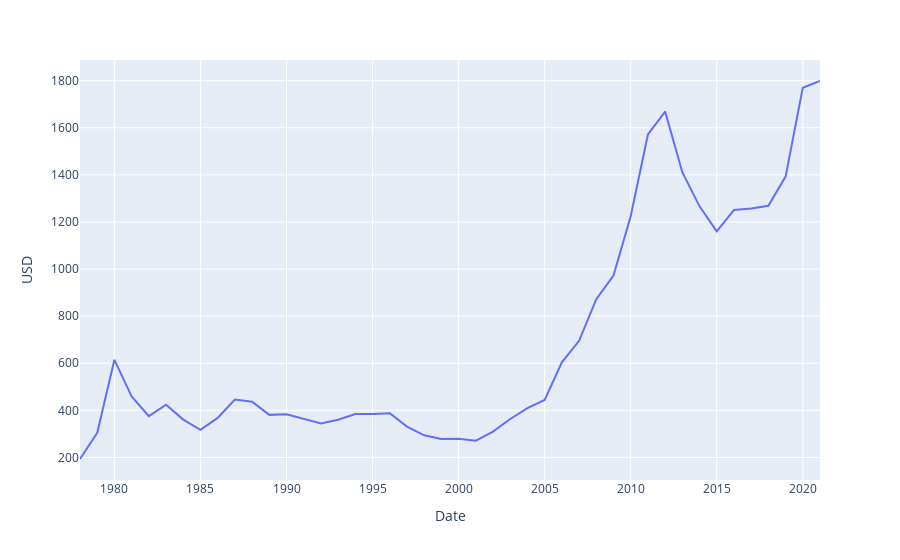
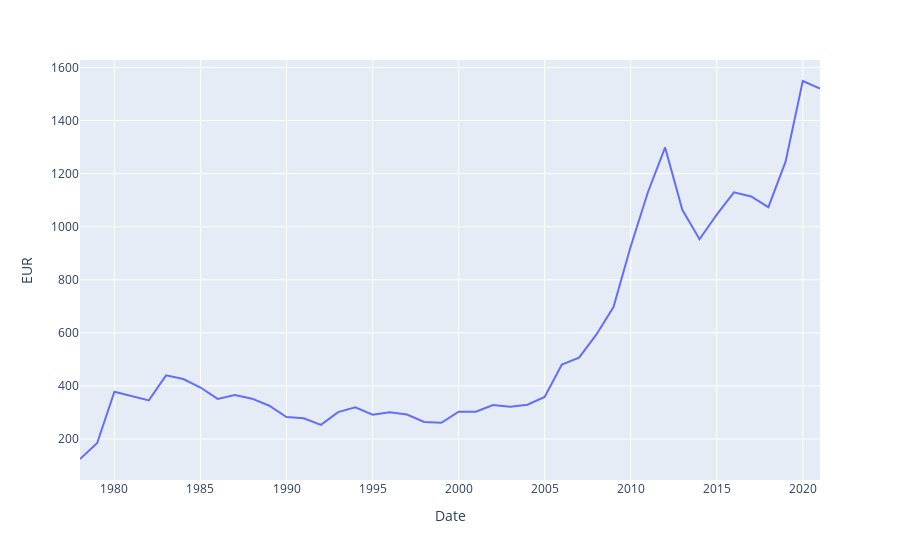
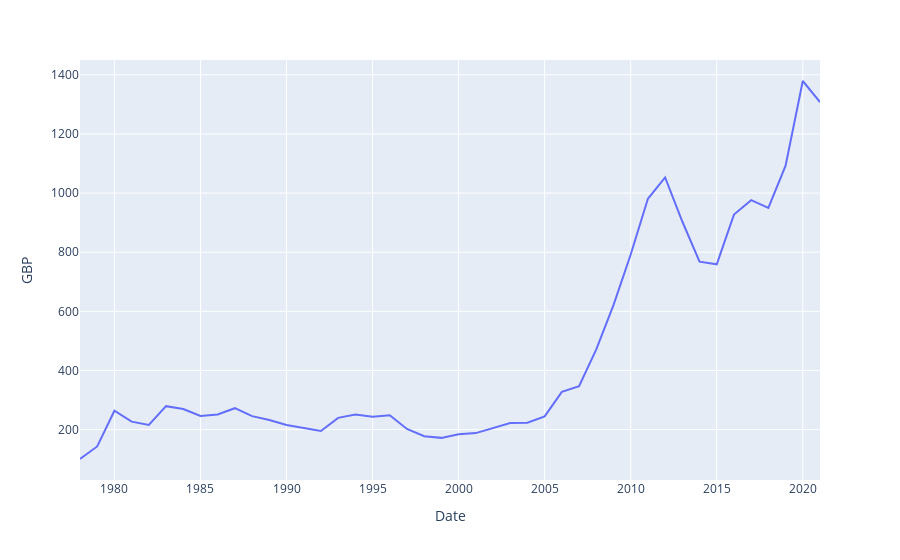
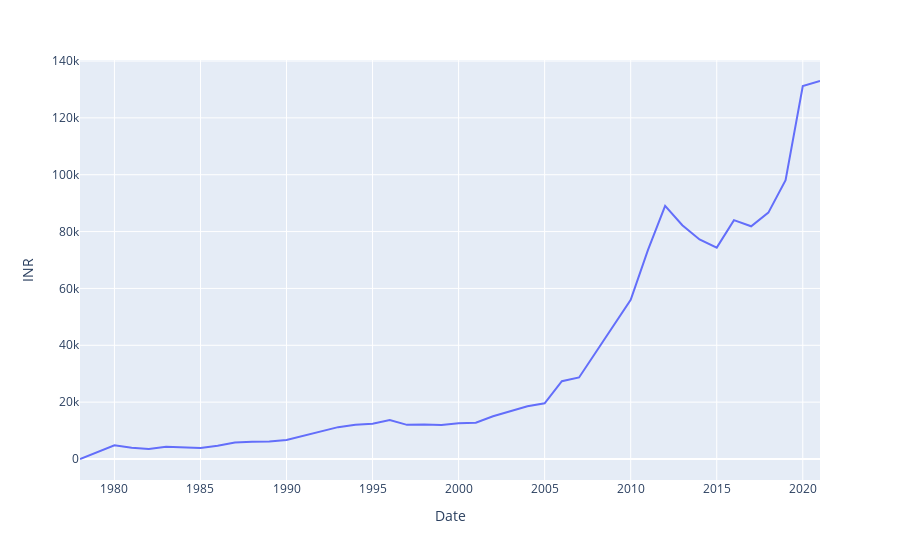

The notebook cell these images were saved under, in order:
### Markdown cell above
#############################################################################

### Code cell
for i in currency:
    fig = px.line(annual, x='Date', y=i)
    fig.show()

### Figure 1 — Plotly figure (JSON) as saved in the notebook; plotly's stock layout.template omitted (floating-point values rounded to 4 significant figures)
{"data": [{"hovertemplate": "Date=%{x}<br>USD=%{y}<extra></extra>", "legendgroup": "", "line": {"color": "#636efa", "dash": "solid"}, "marker": {"symbol": "circle"}, "mode": "lines", "name": "", "orientation": "v", "showlegend": false, "type": "scatter", "x": [1978, 1979, 1980, 1981, 1982, 1983, 1984, 1985, 1986, 1987, 1988, 1989, 1990, 1991, 1992, 1993, 1994, 1995, 1996, 1997, 1998, 1999, 2000, 2001, 2002, 2003, 2004, 2005, 2006, 2007, 2008, 2009, 2010, 2011, 2012, 2013, 2014, 2015, 2016, 2017, 2018, 2019, 2020, 2021], "xaxis": "x", "y": [193.4, 304.7, 614.5, 459.3, 375.3, 423.7, 360.8, 317.3, 367.9, 446.2, 436.9, 380.8, 383.6, 362.3, 343.9, 359.8, 384.1, 384.1, 387.9, 331.3, 294.1, 278.6, 279.1, 271.0, 309.7, 363.3, 409.2, 444.4, 603.8, 695.4, 872.0, 972.4, 1225.0, 1572.0, 1669.0, 1411.0, 1266.0, 1160.0, 1251.0, 1257.0, 1268.0, 1393.0, 1770.0, 1799.0], "yaxis": "y"}], "layout": {"legend": {"tracegroupgap": 0}, "margin": {"t": 60}, "xaxis": {"anchor": "y", "domain": [0, 1], "title": {"text": "Date"}}, "yaxis": {"anchor": "x", "domain": [0, 1], "title": {"text": "USD"}}}}

### Figure 2 — Plotly figure (JSON) as saved in the notebook; plotly's stock layout.template omitted (floating-point values rounded to 4 significant figures)
{"data": [{"hovertemplate": "Date=%{x}<br>EUR=%{y}<extra></extra>", "legendgroup": "", "line": {"color": "#636efa", "dash": "solid"}, "marker": {"symbol": "circle"}, "mode": "lines", "name": "", "orientation": "v", "showlegend": false, "type": "scatter", "x": [1978, 1979, 1980, 1981, 1982, 1983, 1984, 1985, 1986, 1987, 1988, 1989, 1990, 1991, 1992, 1993, 1994, 1995, 1996, 1997, 1998, 1999, 2000, 2001, 2002, 2003, 2004, 2005, 2006, 2007, 2008, 2009, 2010, 2011, 2012, 2013, 2014, 2015, 2016, 2017, 2018, 2019, 2020, 2021], "xaxis": "x", "y": [124.7, 185.1, 378.2, 360.9, 345.6, 439.9, 425.9, 394.1, 351.3, 366.1, 352.1, 325.5, 282.9, 278.4, 253.4, 301.3, 319.4, 291.9, 300.9, 292.5, 264.3, 261.4, 302.7, 302.9, 328.0, 321.2, 329.2, 358.3, 480.6, 506.8, 593.2, 697.0, 925.2, 1130.0, 1299.0, 1064.0, 952.8, 1045.0, 1129.0, 1114.0, 1074.0, 1245.0, 1549.0, 1521.0], "yaxis": "y"}], "layout": {"legend": {"tracegroupgap": 0}, "margin": {"t": 60}, "xaxis": {"anchor": "y", "domain": [0, 1], "title": {"text": "Date"}}, "yaxis": {"anchor": "x", "domain": [0, 1], "title": {"text": "EUR"}}}}

### Figure 3 — Plotly figure (JSON) as saved in the notebook; plotly's stock layout.template omitted (floating-point values rounded to 4 significant figures)
{"data": [{"hovertemplate": "Date=%{x}<br>GBP=%{y}<extra></extra>", "legendgroup": "", "line": {"color": "#636efa", "dash": "solid"}, "marker": {"symbol": "circle"}, "mode": "lines", "name": "", "orientation": "v", "showlegend": false, "type": "scatter", "x": [1978, 1979, 1980, 1981, 1982, 1983, 1984, 1985, 1986, 1987, 1988, 1989, 1990, 1991, 1992, 1993, 1994, 1995, 1996, 1997, 1998, 1999, 2000, 2001, 2002, 2003, 2004, 2005, 2006, 2007, 2008, 2009, 2010, 2011, 2012, 2013, 2014, 2015, 2016, 2017, 2018, 2019, 2020, 2021], "xaxis": "x", "y": [100.7, 143.1, 263.8, 227.0, 215.5, 279.2, 269.8, 246.3, 251.1, 272.5, 245.6, 232.7, 216.0, 205.5, 195.5, 239.7, 250.8, 243.3, 248.9, 202.4, 177.5, 172.1, 184.3, 188.3, 206.1, 222.2, 223.4, 244.9, 327.7, 347.0, 471.6, 621.2, 792.4, 980.8, 1053.0, 903.8, 768.1, 759.0, 927.3, 976.1, 949.6, 1093.0, 1379.0, 1308.0], "yaxis": "y"}], "layout": {"legend": {"tracegroupgap": 0}, "margin": {"t": 60}, "xaxis": {"anchor": "y", "domain": [0, 1], "title": {"text": "Date"}}, "yaxis": {"anchor": "x", "domain": [0, 1], "title": {"text": "GBP"}}}}

### Figure 4 — Plotly figure (JSON) as saved in the notebook; plotly's stock layout.template omitted (floating-point values rounded to 4 significant figures)
{"data": [{"hovertemplate": "Date=%{x}<br>INR=%{y}<extra></extra>", "legendgroup": "", "line": {"color": "#636efa", "dash": "solid"}, "marker": {"symbol": "circle"}, "mode": "lines", "name": "", "orientation": "v", "showlegend": false, "type": "scatter", "x": [1978, 1979, 1980, 1981, 1982, 1983, 1984, 1985, 1986, 1987, 1988, 1989, 1990, 1991, 1992, 1993, 1994, 1995, 1996, 1997, 1998, 1999, 2000, 2001, 2002, 2003, 2004, 2005, 2006, 2007, 2008, 2009, 2010, 2011, 2012, 2013, 2014, 2015, 2016, 2017, 2018, 2019, 2020, 2021], "xaxis": "x", "y": [0, 2482.0, 4832.0, 3967.0, 3554.0, 4270.0, 4068.0, 3887.0, 4625.0, 5762.0, 6039.0, 6149.0, 6698.0, 8226.0, 9637.0, 11200.0, 12050.0, 12440.0, 13720.0, 12010.0, 12130.0, 11990.0, 12530.0, 12790.0, 15040.0, 16900.0, 18520.0, 19600.0, 27360.0, 28690.0, 37770.0, 47000.0, 55980.0, 73480.0, 89080.0, 82240.0, 77250.0, 74350.0, 84020.0, 81860.0, 86660.0, 98110.0, 131200.0, 133000.0], "yaxis": "y"}], "layout": {"legend": {"tracegroupgap": 0}, "margin": {"t": 60}, "xaxis": {"anchor": "y", "domain": [0, 1], "title": {"text": "Date"}}, "yaxis": {"anchor": "x", "domain": [0, 1], "title": {"text": "INR"}}}}
